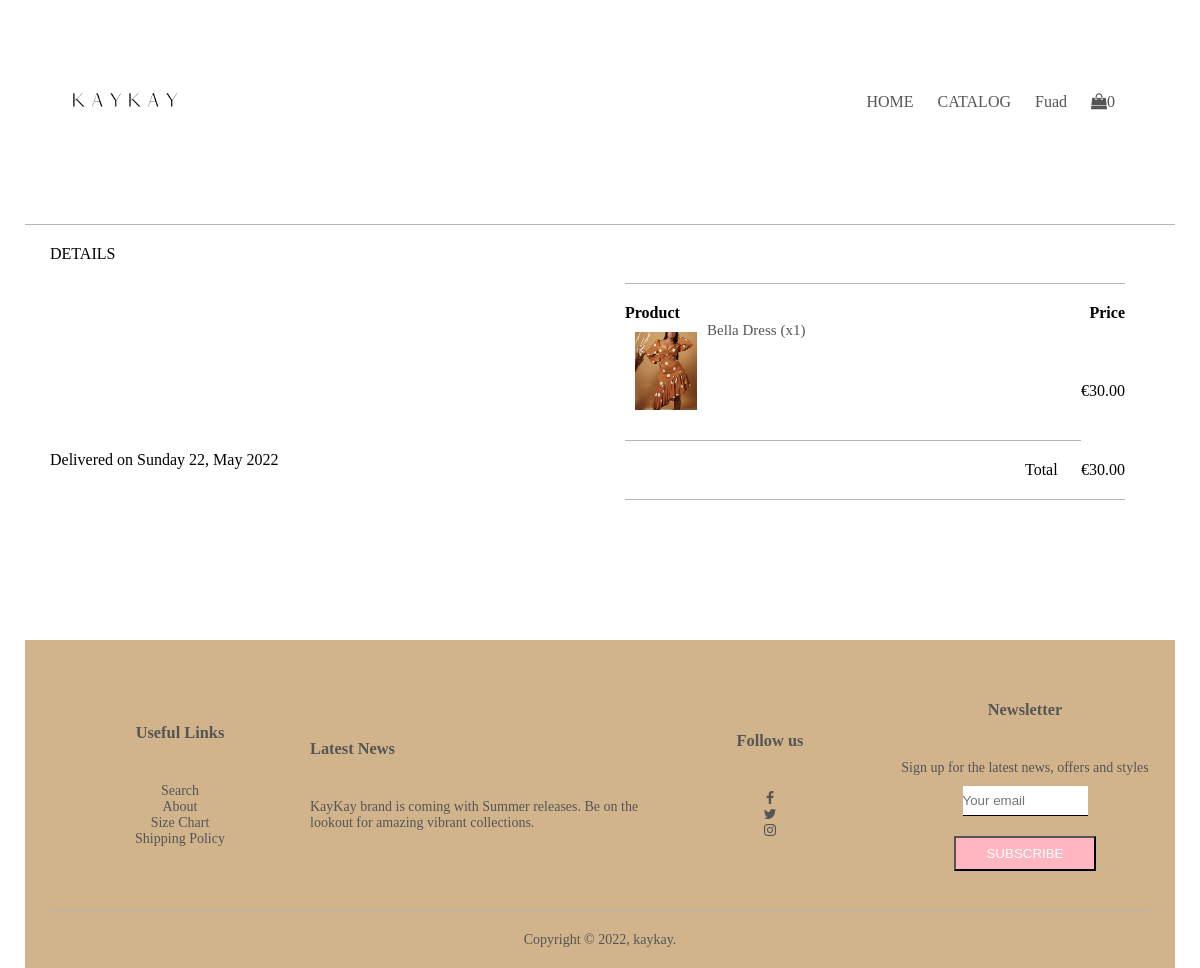
/viewOrder?date=2022-05-22 (signed in), run on the app's committed database.
### tables this page shows
CREATE TABLE orders
    (user_id INTEGER NOT NULL,
    product_id INTEGER NOT NULL,
    quantity INTEGER NOT NULL,
    total DECIMAL NOT NULL,
    created_at DATETIME DEFAULT CURRENT_TIMESTAMP,
    FOREIGN KEY(user_id) REFERENCES users(id)
    FOREIGN KEY(product_id) REFERENCES products(id)
    );

CREATE TABLE products
    (id INTEGER NOT NULL,
    name VARCHAR NOT NULL,
    desc TEXT NOT NULL,
    image TEXT NOT NULL,
    quantity INTEGER NOT NULL,
    category_id INTEGER NOT NULL,
    price DECIMAL NOT NULL,
    created_at DATETIME DEFAULT CURRENT_TIMESTAMP,
    PRIMARY KEY(id),
    FOREIGN KEY(category_id) REFERENCES product_category(id)
    );

### app.py (the view)
@app.route("/viewOrder", methods = ["GET", "POST"])
@login_required
def viewOrder():
    order_date = request.args.get("date")
    order =  db.execute("""SELECT
                        products.image, products.name, products.desc, orders.quantity, orders.product_id, orders.total, DATE(orders.created_at) AS created_date
                        FROM orders
                        JOIN products
                        ON orders.product_id = products.id
                        WHERE user_id = ?
                        AND created_date = ?""",
                        session["user_id"], order_date)
    return render_template("viewOrder.html", order=order)

### app.py (called while the page is built)
@app.after_request
def after_request(response):
    response.headers["Cache-Control"] = "no-cache, no-store, must-revalidate"
    response.headers["Expires"] = 0
    response.headers["Pragma"] = "no-cache"
    return response

@app.template_filter('strftime')
def _jinja2_filter_datetime(date, fmt=None):
    date=dateutil.parser.parse(date)
    native = date.replace(tzinfo=None)
    format = """%A %d, %b %Y"""
    return native.strftime(format)

### import_functions.py (called while the page is built)
def login_required(f):
    @wraps(f)
    def decorated_function(*args, **kwargs):
        print(session.get("user_id"))
        if session.get("user_id") is None or session.get("user_id") == 0:
            return redirect("/logon")
        return f(*args, **kwargs)
    return decorated_function

def eur(value):
    return f"€{value:,.2f}"

### templates/viewOrder.html (shortened to what this page needs)
{% extends "layout.html" %}
{% block main %}
    <div class="reg-page">
        <div class="container">
            DETAILS
            <div class="row">
                {% for item in order %}
                <div class="col-2b">
                    <br>
                    <div class="deliv-date">
                        <span>Delivered on  {{ item["created_date"] | strftime }}</span>
                    </div>
                </div>
                <div class="col-2b">
                    <div class="form-container">
                        <div class="reg">
                            <div class="small-container o-page">
                                <table>
                                    <tr>
                                        <th>Product</th>
                                        <th>Price</th>
                                    </tr>
                                    <hr>
                                    <tr>
                                        <td>
                                            <div class="o-info">
                                                <img src="static/products/{{item["image"]}}">
                                                <div>
                                                    <p> {{ item["name"] }} (x{{ item["quantity"] }})</p>
                                                </div>
                                            </div>
                                            <hr>
                                        </td>
                                        <td>{{ item["total"] | eur }}</td>
                                    </tr>
                                </table>
                                <div class="total-price">
                                    <table>
                                        <tr>
                                            <td>Total</td>
                                            <td>{{ item["total"] | eur }}</td>
                                        </tr>
                                    </table>
                                </div>
                                <hr>
                            </div>
                        </div>
                    </div>
                </div>
                {% endfor %}
            </div>
        </div>
    </div>
{% endblock %}

### static/CSS/style.css (style rules this page uses)
* { margin: 0; padding: 0; box-sizing: border-box; }
p { color: #555; }
.container { max-width: 1300px; margin: auto; padding-left: 25px; padding-right: 25px; }
.container hr { border: none; background: #b5b5b5; height: 1px; margin: 20px 0; }
.row { display: flex; align-items: center; flex-wrap: wrap; justify-content: space-around; }
.small-container { max-width: 1150px; margin: auto; padding-left: 25px; padding-right: 25px; }
.col-2b { flex-basis: 50%; min-width: 300px; }
.col-2b img { max-width: 100%; padding: 50px 0; }
table { width: 100%; border-collapse: collapse; }
th { text-align: left; }
.total-price { display: flex; justify-content: flex-end; }
.total-price table { width:100%; max-width: 100px; }
td:last-child { text-align: right; }
th:last-child { text-align: right; }
.reg { display: inline-block; margin-bottom: 120px; }
.reg p { margin-bottom: 20px; }
.reg-page .col-2b { width: 50%; float: left; }
.o-page { margin:0px ao; }
.o-info { display: flex; flex-wrap: wrap; }
.o-info img { width: 18%; height: 9%; padding: 10px; }
.o-info p { font-size: 15px; }

### data on the page
orders: created_date|strftime "Sunday 22, May 2022", image (picture), name "Bella Dress", quantity "1", total|eur "€30.00"

### other printed values
{{ session["first_name"] }} "Fuad"
{{ session["cart"] | length }} "0"
